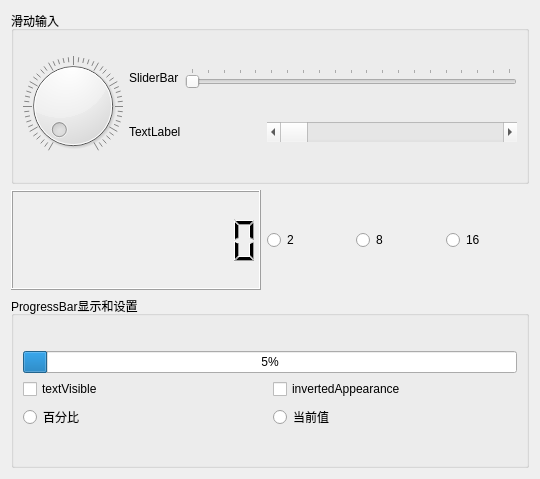
<?xml version="1.0" encoding="UTF-8"?>
<ui version="4.0">
 <class>Widget</class>
 <widget class="QWidget" name="Widget">
  <property name="geometry">
   <rect>
    <x>0</x>
    <y>0</y>
    <width>540</width>
    <height>479</height>
   </rect>
  </property>
  <property name="windowTitle">
   <string>Widget</string>
  </property>
  <layout class="QVBoxLayout" name="verticalLayout_5">
   <item>
    <layout class="QVBoxLayout" name="verticalLayout_4">
     <item>
      <widget class="QGroupBox" name="groupBox">
       <property name="title">
        <string>滑动输入</string>
       </property>
       <layout class="QHBoxLayout" name="horizontalLayout_7">
        <item>
         <layout class="QHBoxLayout" name="horizontalLayout_6">
          <item>
           <widget class="QDial" name="Dial">
            <property name="maximum">
             <number>200</number>
            </property>
            <property name="notchesVisible">
             <bool>true</bool>
            </property>
           </widget>
          </item>
          <item>
           <layout class="QVBoxLayout" name="verticalLayout_3">
            <item>
             <layout class="QHBoxLayout" name="horizontalLayout_4">
              <item>
               <widget class="QLabel" name="label">
                <property name="text">
                 <string>SliderBar</string>
                </property>
               </widget>
              </item>
              <item>
               <widget class="QSlider" name="horizontalSlider">
                <property name="minimumSize">
                 <size>
                  <width>250</width>
                  <height>20</height>
                 </size>
                </property>
                <property name="maximum">
                 <number>200</number>
                </property>
                <property name="orientation">
                 <enum>Qt::Horizontal</enum>
                </property>
                <property name="invertedAppearance">
                 <bool>false</bool>
                </property>
                <property name="invertedControls">
                 <bool>false</bool>
                </property>
                <property name="tickPosition">
                 <enum>QSlider::TicksAbove</enum>
                </property>
               </widget>
              </item>
             </layout>
            </item>
            <item>
             <layout class="QHBoxLayout" name="horizontalLayout_5">
              <item>
               <widget class="QLabel" name="label_2">
                <property name="text">
                 <string>TextLabel</string>
                </property>
               </widget>
              </item>
              <item>
               <widget class="QScrollBar" name="horizontalScrollBar">
                <property name="minimumSize">
                 <size>
                  <width>250</width>
                  <height>20</height>
                 </size>
                </property>
                <property name="maximum">
                 <number>200</number>
                </property>
                <property name="orientation">
                 <enum>Qt::Horizontal</enum>
                </property>
               </widget>
              </item>
             </layout>
            </item>
           </layout>
          </item>
         </layout>
        </item>
       </layout>
      </widget>
     </item>
     <item>
      <layout class="QHBoxLayout" name="horizontalLayout_3">
       <item>
        <widget class="QLCDNumber" name="lcdNumber">
         <property name="minimumSize">
          <size>
           <width>250</width>
           <height>100</height>
          </size>
         </property>
         <property name="digitCount">
          <number>10</number>
         </property>
        </widget>
       </item>
       <item>
        <widget class="QRadioButton" name="R_Btn_Bin">
         <property name="text">
          <string>2</string>
         </property>
        </widget>
       </item>
       <item>
        <widget class="QRadioButton" name="R_Btn_OCT">
         <property name="text">
          <string>8</string>
         </property>
        </widget>
       </item>
       <item>
        <widget class="QRadioButton" name="R_Btn_HEX">
         <property name="text">
          <string>16</string>
         </property>
        </widget>
       </item>
      </layout>
     </item>
     <item>
      <widget class="QGroupBox" name="groupBox_2">
       <property name="title">
        <string>ProgressBar显示和设置</string>
       </property>
       <layout class="QVBoxLayout" name="verticalLayout_2">
        <item>
         <layout class="QVBoxLayout" name="verticalLayout">
          <item>
           <widget class="QProgressBar" name="progressBar">
            <property name="mouseTracking">
             <bool>false</bool>
            </property>
            <property name="tabletTracking">
             <bool>false</bool>
            </property>
            <property name="acceptDrops">
             <bool>false</bool>
            </property>
            <property name="autoFillBackground">
             <bool>false</bool>
            </property>
            <property name="maximum">
             <number>200</number>
            </property>
            <property name="value">
             <number>10</number>
            </property>
            <property name="invertedAppearance">
             <bool>false</bool>
            </property>
           </widget>
          </item>
          <item>
           <layout class="QHBoxLayout" name="horizontalLayout_2">
            <item>
             <widget class="QCheckBox" name="checkBox_Visible">
              <property name="text">
               <string>textVisible</string>
              </property>
             </widget>
            </item>
            <item>
             <widget class="QCheckBox" name="checkBox_inverted">
              <property name="text">
               <string>invertedAppearance</string>
              </property>
             </widget>
            </item>
           </layout>
          </item>
          <item>
           <layout class="QHBoxLayout" name="horizontalLayout">
            <item>
             <widget class="QRadioButton" name="R_Btn_percentage">
              <property name="text">
               <string>百分比</string>
              </property>
             </widget>
            </item>
            <item>
             <widget class="QRadioButton" name="R_Btn_point">
              <property name="text">
               <string>当前值</string>
              </property>
             </widget>
            </item>
           </layout>
          </item>
         </layout>
        </item>
       </layout>
      </widget>
     </item>
    </layout>
   </item>
  </layout>
 </widget>
 <resources/>
 <connections/>
</ui>
